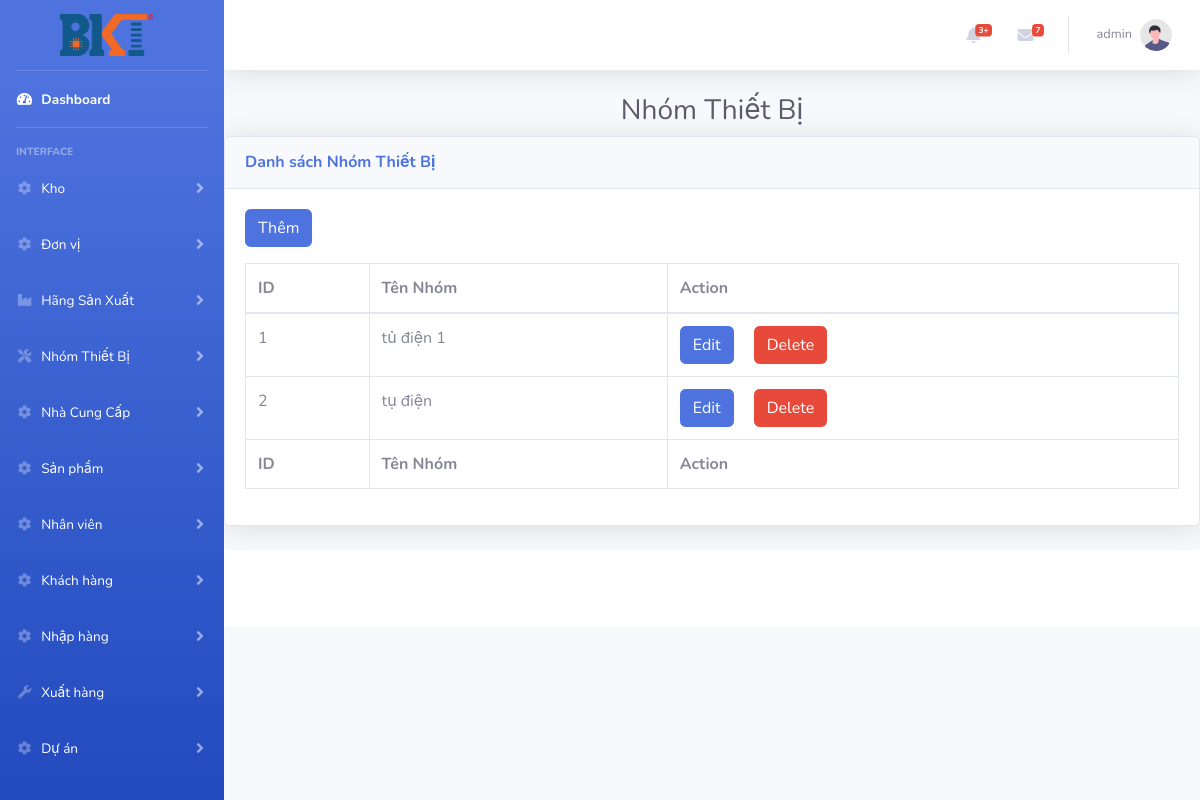
The page /index.php?controller=nhomtb (signed in) on the database as committed earlier.
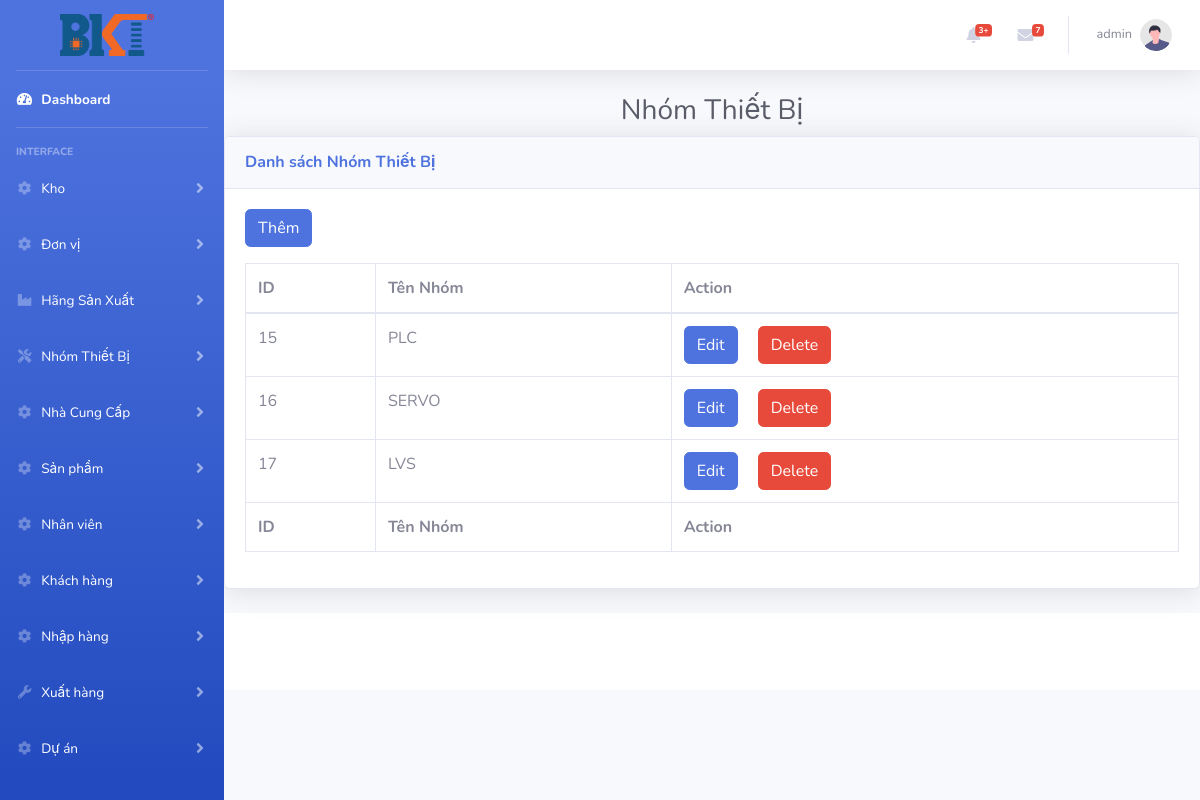
The same page on the database as committed later.
### tables this page shows
CREATE TABLE `nhomthietbi` (
  `Id` int(11) NOT NULL,
  `TenNhom` varchar(100) DEFAULT NULL
);

### controllers/nhomtb_controller.php (called while the page is built, shortened)
<?php
require_once('models/nhomtb.php');
class NhomTBController extends BaseController
{
    public function index()
    {
        $nhomtbs = NhomTB::all();
        $data = array('nhomtb' => $nhomtbs);
        $this->render('index', $data);
    }
}

### routes.php (called while the page is built, shortened)
<?php
$controller = new $klass;
$controller->$action();

### index.php (called while the page is built, shortened)
<?php
require_once('routes.php');

### models/nhomtb.php (called while the page is built, shortened)
<?php
class NhomTB
{
    function __construct($Id, $TenNhom)
    {
        $this->Id = $Id;
        $this->TenNhom = $TenNhom;
    }
    static function all()
    {
        $list = [];
        $db = DB::getInstance();
        $req = $db->query('SELECT * FROM nhomthietbi');
        foreach ($req->fetchAll() as $item) {
            $list[] = new NhomTB($item['Id'], $item['TenNhom']);
        }
        return $list;
    }
}

### views/nhomtb/index.php (the view, shortened to what this page needs)
<?php
require_once('models/nhomtb.php');
?>
<h1 class="h3 mb-2 text-center text-gray-800">Nhóm Thiết Bị</h1>
<div class="card shadow mb-4">
    <div class="card-header py-3">
        <h6 class="m-0 font-weight-bold text-primary">Danh sách Nhóm Thiết Bị</h6>
    </div>
    <div class="card-body">
        <a href="index.php?controller=nhomtb&action=insert" class="btn btn-primary mb-3">Thêm</a>
        <div class="table-responsive">
            <table class="table table-bordered" id="dataTable" width="100%" cellspacing="0">
                <thead>
                    <tr>
                        <th>ID</th>
                        <th>Tên Nhóm</th>
                        <th>Action</th>
                    </tr>
                </thead>
                <tfoot>
                    <tr>
                        <th>ID</th>
                        <th>Tên Nhóm</th>
                        <th>Action</th>
                    </tr>
                </tfoot>
                <tbody>
                    <?php
                    foreach ($nhomtb as $item) {
                    ?>
                        <form method="post">
                            <tr>
                                <td><?= $item->Id ?></td>
                                <td><?= $item->TenNhom ?></td>
                                <td>
                                    <a href="index.php?controller=nhomtb&action=edit&id=<?= $item->Id ?>" class='btn btn-primary mr-3'>Edit</a>
                                    <button type="submit" name="dele" value="<?= $item->Id ?>" class='btn btn-danger'>Delete</button>
                                </td>
                            </tr>
                        </form>
                    <?php
                    }
                    ?>
                </tbody>
            </table>
        </div>
    </div>
</div>

Rows that differ between the two databases and show on the page:
removed nhomthietbi: Id "1", TenNhom "tủ điện 1"
removed nhomthietbi: Id "2", TenNhom "tụ điện"
added nhomthietbi: Id "15", TenNhom "PLC"
added nhomthietbi: Id "16", TenNhom "SERVO"
added nhomthietbi: Id "17", TenNhom "LVS"
